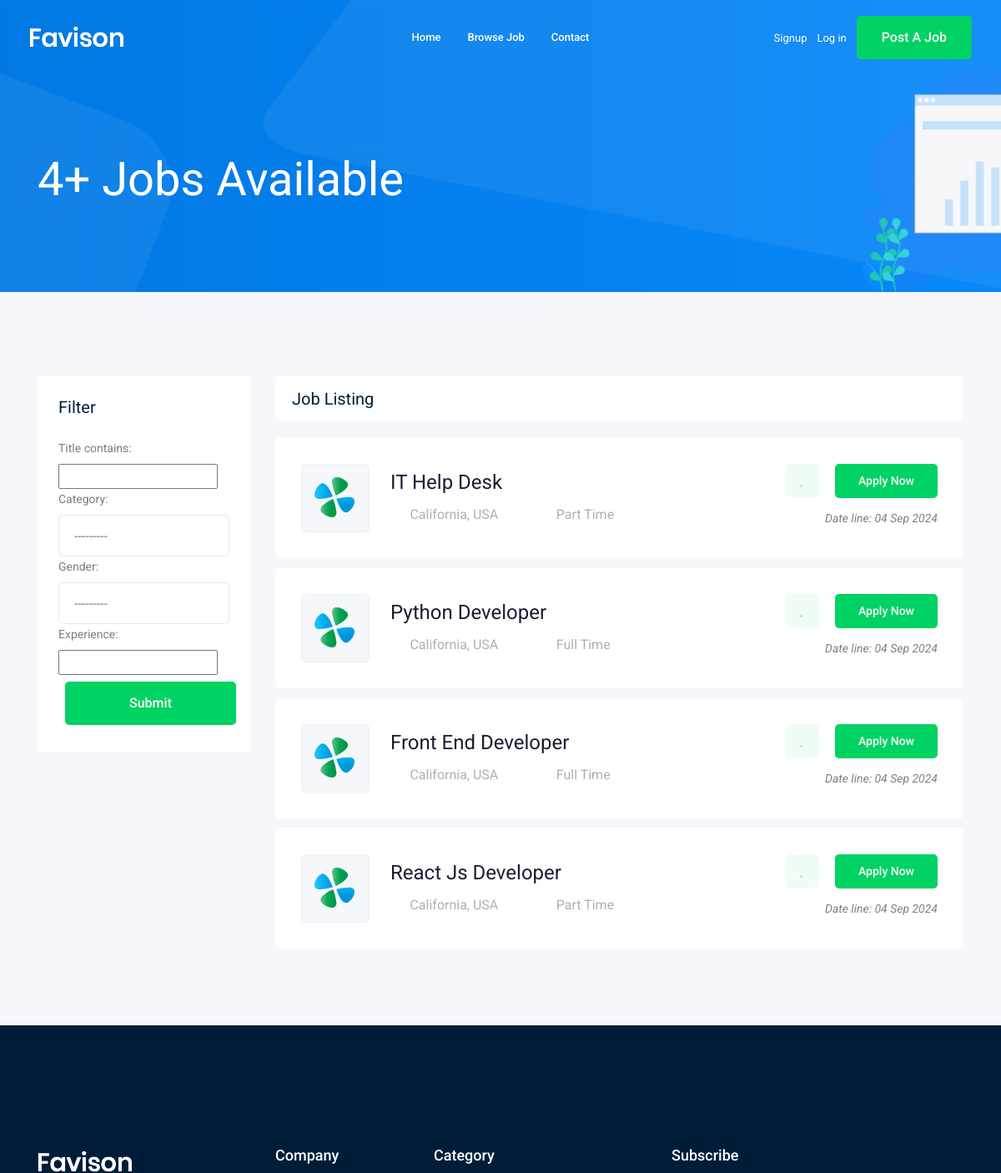
Before: /jobs/?page=2 (upper part) with the older database file.
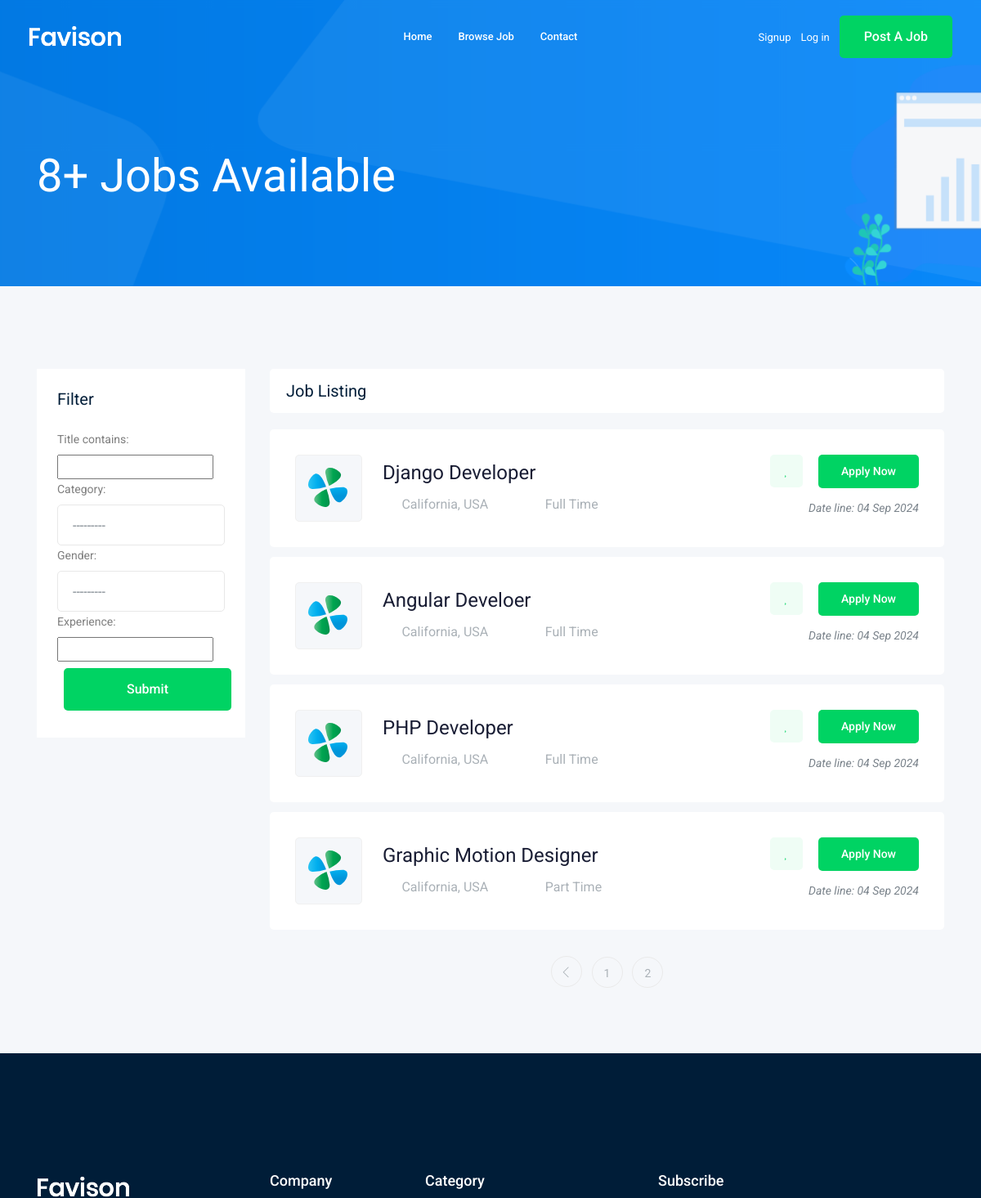
After: the same page with the newer database file.
### job/models.py (models this page shows, shortened)
class Job(models.Model):
    owner= models.ForeignKey(User,related_name='job_owner',on_delete=models.CASCADE)
    title = models.CharField(max_length=50)
    job_type = models.CharField(max_length=15, choices=JOB_TYPE)
    description = models.TextField()
    publishAt = models.DateTimeField(auto_now=True)
    vacancy = models.IntegerField(default=1)
    salary = models.DecimalField(max_digits=10, decimal_places=2)
    category = models.ForeignKey('Category', on_delete=models.CASCADE)
    experience = models.IntegerField(default=1)
    gender = models.CharField(max_length=10, choices=GENDER_TYPE)
    image = models.ImageField(upload_to=image_upload)
    slug = models.SlugField(null=True, blank=True)

### job/views.py (the view)
# urls.py: path('' , views.job_list , name="job_list"),
def job_list(request):
    job_list = Job.objects.all()
    myfilter=JobFilter(request.GET,queryset=job_list)
    job_list=myfilter.qs
    paginator = Paginator(job_list, 4)
    page_number = request.GET.get("page")
    page_obj = paginator.get_page(page_number)
    context = {
        "jobs": page_obj,
        "jobsCounts": job_list.count(),
        "myfilter":myfilter
    }
    return render(request, 'job/job_list.html', context)

### job/models.py (called while the page is built)
    def __str__(self) -> str:
        return self.nama

### job/templates/job/job_list.html (shortened to what the changed rows need)
{% extends "base.html" %}
{% block body %}
    <div class="bradcam_area bradcam_bg_1">
        <div class="container">
            <div class="row">
                <div class="col-xl-12">
                    <div class="bradcam_text">
                        <h3>{{ jobsCounts }}+ Jobs Available</h3>
                    </div>
                </div>
            </div>
        </div>
    </div>
    <div class="job_listing_area plus_padding">
        <div class="container">
            <div class="row">
                <div class="col-lg-9">
                    <div class="job_lists m-0">
                        <div class="row">
                            {% for job in jobs %}
                            <div class="col-lg-12 col-md-12">
                                <div class="single_jobs white-bg d-flex justify-content-between">
                                    <div class="jobs_left d-flex align-items-center">
                                        <div class="thumb">
                                            <img src="img/svg_icon/1.svg" alt="">
                                        </div>
                                        <div class="jobs_conetent">
                                            <a href="{% url 'jobs:job_detail' job.slug %}"><h4>{{ job.title }}</h4></a>
                                            <div class="links_locat d-flex align-items-center">
                                                <div class="location">
                                                    <p> <i class="fa fa-map-marker"></i> California, USA</p>
                                                </div>
                                                <div class="location">
                                                    <p> <i class="fa fa-clock-o"></i>{{ job.job_type }}</p>
                                                </div>
                                            </div>
                                        </div>
                                    </div>
                                    <div class="jobs_right">
                                        <div class="apply_now">
                                            <a class="heart_mark" href="#"> <i class="fa fa-heart"></i> </a>
                                            <a href="{% url 'jobs:job_detail' job.slug %}" class="boxed-btn3">Apply Now</a>
                                        </div>
                                        <div class="date">
                                            <p>Date line: {{ job.publishAt | date:'d M o' }}</p>
                                        </div>
                                    </div>
                                </div>
                            </div>
                            {% endfor %}
                        </div>
                        {% if jobs.has_other_pages %}
                        <div class="row">
                            <div class="col-lg-12">
                                <div class="pagination_wrap">
                                    <ul>
                                        {% if jobs.has_previous %}
                                            <li><a href="?page={{ jobs.previous_page_number }}"><i class="ti-angle-left"></i></a></li>
                                        {% endif %}
                                        {% for i in jobs.paginator.page_range %}
                                            <li><a href="?page={{ i }}"><span>{{ i }}</span></a></li>
                                        {% endfor %}
                                    </ul>
                                </div>
                            </div>
                        </div>
                    {% endif %}
                    </div>
                </div>
            </div>
        </div>
    </div>
{% endblock body %}

Changed rows visible on the page:
no longer on this page (row edited): Job: title "IT Help Desk", job_type "Part Time", publishAt "04 Sep 2024"
no longer on this page (row edited): Job: title "Python Developer", job_type "Full Time", publishAt "04 Sep 2024"
no longer on this page (row edited): Job: title "Front End Developer", job_type "Full Time", publishAt "04 Sep 2024"
no longer on this page (row edited): Job: title "React Js Developer", job_type "Part Time", publishAt "04 Sep 2024"
added Job: title "Django Developer", job_type "Full Time", publishAt "04 Sep 2024"
added Job: title "Angular Develoer", job_type "Full Time", publishAt "04 Sep 2024"
added Job: title "PHP Developer", job_type "Full Time", publishAt "04 Sep 2024"
added Job: title "Graphic Motion Designer", job_type "Part Time", publishAt "04 Sep 2024"
Other visible differences:
{{ jobsCounts }}: "4" → "8"
new list line: "1"
new list line: "2"
